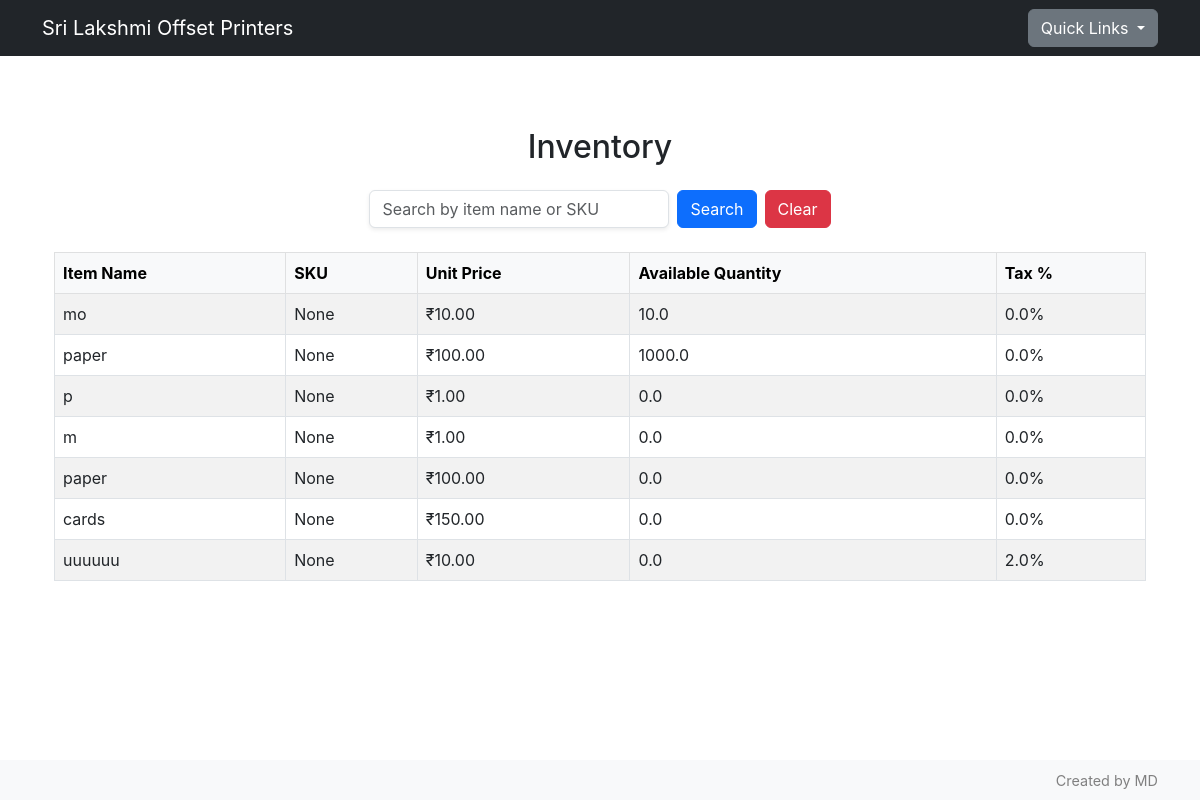
The app's page /view_inventory, older data.
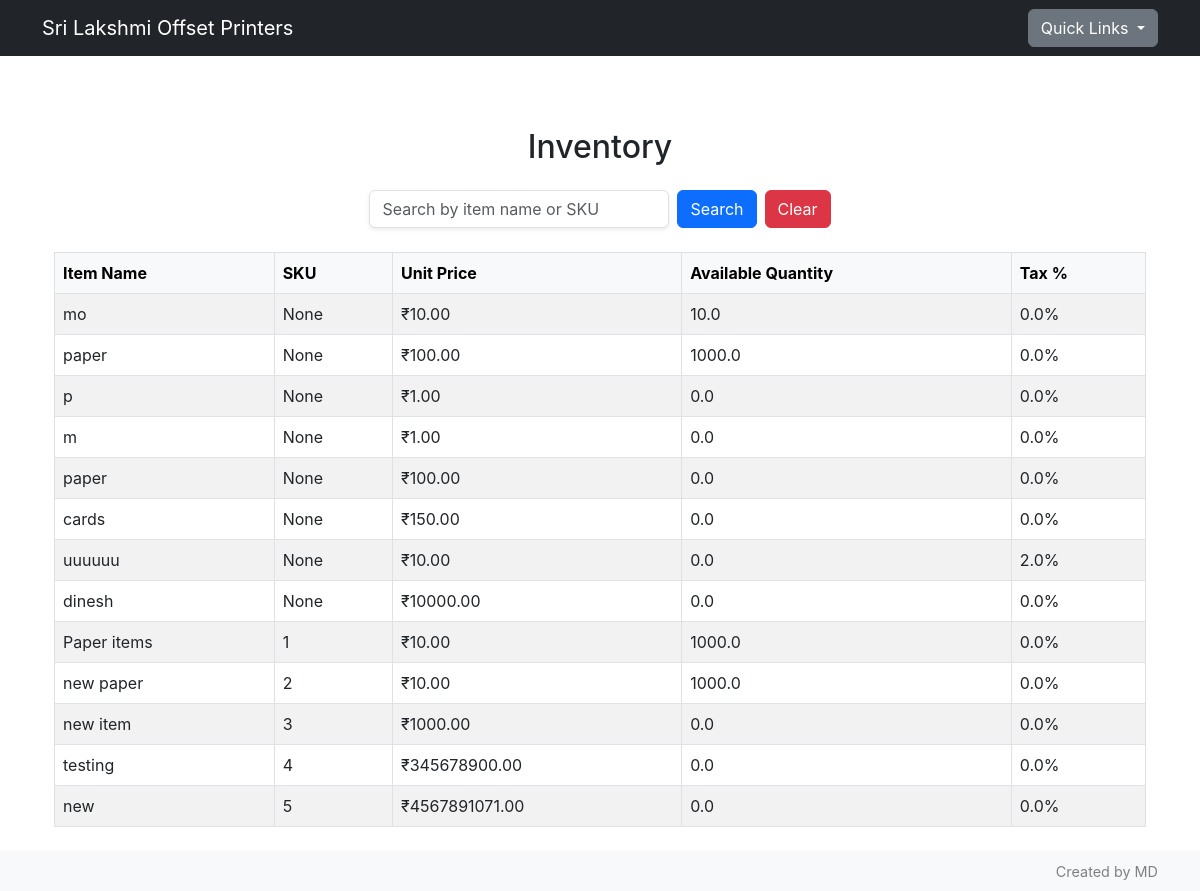
The same page, newer data.
### db/models.py (models this page shows)
class item(db.Model):
    id = db.Column(db.Integer, primary_key=True)
    name = db.Column(db.String(50), nullable=False, index=True)
    sku = db.Column(db.Integer, unique=True, index=True, nullable=True)
    unitPrice = db.Column(db.Float, nullable=False)
    quantity = db.Column(db.Float, default=1)
    taxPercentage = db.Column(db.Float)

### app.py (the view)
@app.route('/view_inventory')
def view_inventory():
    query = (request.args.get('q') or '').lower()
    inventory = item.query.all()
    if query:
        inventory = [
            it for it in inventory
            if query in it.name.lower() or (it.sku is not None and query in str(it.sku).lower())
        ]
    return render_template('view_inventory.html', inventory=inventory)

### templates/view_inventory.html
{% extends 'base.html' %}
{% block content %}
<div class="container py-4">
  <h2 class="mb-4 text-center">Inventory</h2>
  <form method="GET" action="{{ url_for('view_inventory') }}" class="row g-2 mb-4 justify-content-center align-items-end">
    <div class="col-auto">
      <input type="text" name="q" class="form-control shadow-sm" style="min-width: 300px;" placeholder="Search by item name or SKU" value="{{ request.args.get('q', '') }}">
    </div>
    <div class="col-auto">
      <button type="submit" class="btn btn-primary">Search</button>
    </div>
    <div class="col-auto">
      <a href="{{ url_for('view_inventory') }}" class="btn btn-danger">Clear</a>
    </div>
  </form>
  {% if inventory %}
    <div class="table-responsive">
      <table class="table table-striped table-bordered align-middle text-start">
        <thead class="table-light">
          <tr>
            <th>Item Name</th>
            <th>SKU</th>
            <th>Unit Price</th>
            <th>Available Quantity</th>
            <th>Tax %</th>
          </tr>
        </thead>
        <tbody>
          {% for item in inventory %}
          <tr>
            <td>{{ item.name }}</td>
            <td>{{ item.sku }}</td>
            <td>₹{{ '%.2f'|format(item.unitPrice or 0) }}</td>
            <td>{{ item.quantity }}</td>
            <td>{{ item.taxPercentage }}%</td>
          </tr>
          {% endfor %}
        </tbody>
      </table>
    </div>
  {% else %}
    <p class="text-center text-muted">No inventory items found.</p>
  {% endif %}
</div>
{% endblock %}

### templates/base.html (shortened to what this page needs)
<!DOCTYPE html>
<html lang="en">
<head>
    <link href="https://cdn.jsdelivr.net/npm/bootstrap@5.3.0/dist/css/bootstrap.min.css" rel="stylesheet">
    <link href="{{ url_for('static', filename='css/style.css') }}" rel="stylesheet">
    <link rel="stylesheet" href="https://cdn.jsdelivr.net/npm/bootstrap-icons@1.10.5/font/bootstrap-icons.css">
</head>
<body class="d-flex flex-column min-vh-100">
{% if not hide_navbar %}
<nav class="navbar navbar-expand-lg navbar-dark bg-dark mb-4">
  <div class="container d-flex justify-content-between align-items-center">
    <a class="navbar-brand" href="/">Sri Lakshmi Offset Printers</a>
    <div class="dropdown ms-3">
      <button class="btn btn-secondary dropdown-toggle" type="button" id="staticDropdownButton" data-bs-toggle="dropdown" aria-expanded="false">
        Quick Links
      </button>
    </div>
  </div>
</nav>
{% endif %}
<main class="flex-fill">
  <div class="container py-4">
    {% block content %}{% endblock %}
  </div>
</main>
<footer class = "text-muted fixed-bottom bg-light py-2">
    <div class = "container text-end">
        <small>Created by MD</small>
    </div>
</footer>
</body>
</html>

### static/css/style.css (style rules this page uses)
footer small { color: grey; font-size: 0.9rem; }
body { font-family: -apple-system, BlinkMacSystemFont, "Segoe UI", Roboto, "Helvetica Neue", Arial, sans-serif; }

Row changes from the older to the newer data that the page shows:
added item: name "dinesh", sku "None", unitPrice "10000.00", quantity "0.0", taxPercentage "0.0"
added item: name "Paper items", sku "1", unitPrice "10.00", quantity "1000.0", taxPercentage "0.0"
added item: name "new paper", sku "2", unitPrice "10.00", quantity "1000.0", taxPercentage "0.0"
added item: name "new item", sku "3", unitPrice "1000.00", quantity "0.0", taxPercentage "0.0"
added item: name "testing", sku "4", unitPrice "345678900.00", quantity "0.0", taxPercentage "0.0"
added item: name "new", sku "5", unitPrice "4567891071.00", quantity "0.0", taxPercentage "0.0"
